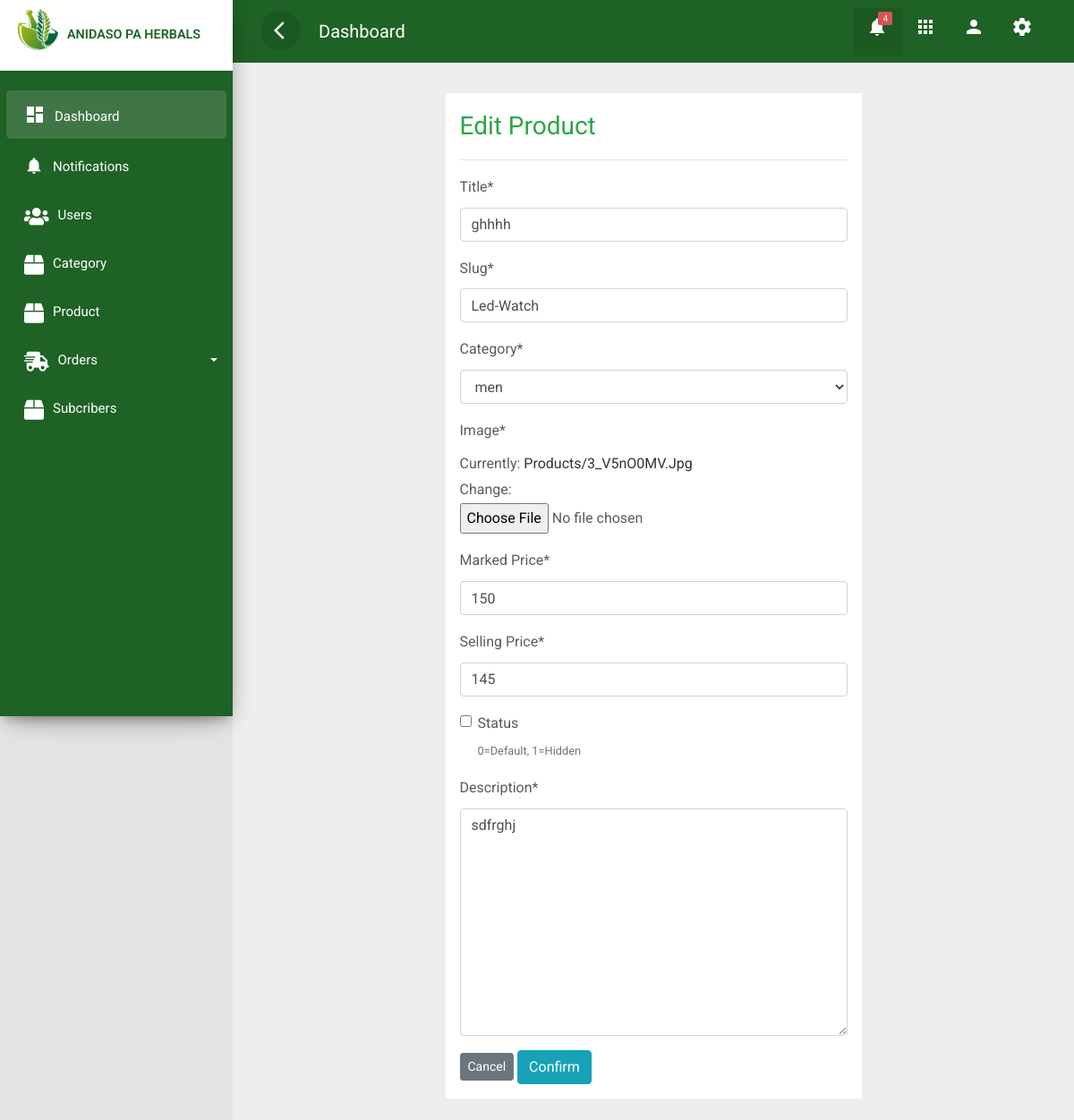
/dashboard/product/edit/2/, run on the app's committed database.
### dashboard/models.py (models this page shows, shortened)
class Product(models.Model):
    title = models.CharField(max_length=200)
    slug = models.CharField(max_length=150, null=False, blank=False)
    category = models.ForeignKey(Category, on_delete=models.CASCADE)
    image = models.ImageField(upload_to="products")
    marked_price = models.PositiveIntegerField()
    selling_price = models.PositiveIntegerField()
    status = models.BooleanField(default=False, help_text='0=default, 1=Hidden')
    description = models.TextField()
    class Meta:
        verbose_name_plural = 'Product'

class Category(models.Model):
    title = models.CharField(max_length=200)
    slug = models.CharField(max_length=200, null=False, blank=False)
    status = models.BooleanField(default=False, help_text='0=default, 1=Hidden')
    class Meta:
        verbose_name_plural = 'Category'
    def __str__(self):
        return self.title

### dashboard/views.py (the view)
# urls.py: path("product/edit/<int:pk>/", views.edit_product, name="dashboard-edit-product"),
def edit_product(request, pk):
    product = Product.objects.get(id=pk)
    if request.method == 'POST':
        form = ProductForm(request.POST, request.FILES, instance=product)
        if form.is_valid():
            form.save()
            return redirect('dashboard-product')
    else:
        form = ProductForm(instance=product)
    context = {
        'form': form
    }
    return render(request, "dashboard/edit_product.html", context)

### dashboard/forms.py
class ProductForm(forms.ModelForm):
    class Meta:
        model = Product
        fields = ['title','slug','category','image','marked_price','selling_price','status','description']

### templates/dashboard/edit_product.html (shortened to what this page needs)
{% extends 'home/base.html'%}
{% block content%}
{% load crispy_forms_tags %}
<div class="row my-4">
    <div class="col-md-6 offset-md-3 p-3 bg-white">
        <h3 class="text-success fw-bold">Edit Product</h3>
        <hr>
        <form method="POST">
            {{ form|crispy }}
            <a class="btn btn-secondary btn-sm" href="{% url 'dashboard-product' %}">Cancel</a>
            <input class="btn btn-info" type="submit" value="Confirm">
        </form>
    </div>
</div>
{% endblock%}

### static/css/custom.css (style rules this page uses)
body, html { line-height: 1.8; font-family: "Roboto", sans-serif; color: #555e58; text-transform: capitalize; text-rendering: optimizeLegibility !important; -webkit-font-smoothing: antialiased !important; font-weight: 400; margin: 0px; padding: 0px; }
body { background: rgb(230, 227, 227); }
h1, h2, h3, h4, h5, h6, .h1, .h2, .h3, .h4 { font-weight: 400; line-height: 1.5em; }
a { color: #333; font-weight: 400; }
a, a:hover, a:focus { color: #333; text-decoration: none; transition: all 0.3s; }

### data on the page
Product: title "ghhhh", slug "Led-Watch", category "men", marked_price "150", selling_price "145", description "sdfrghj"
